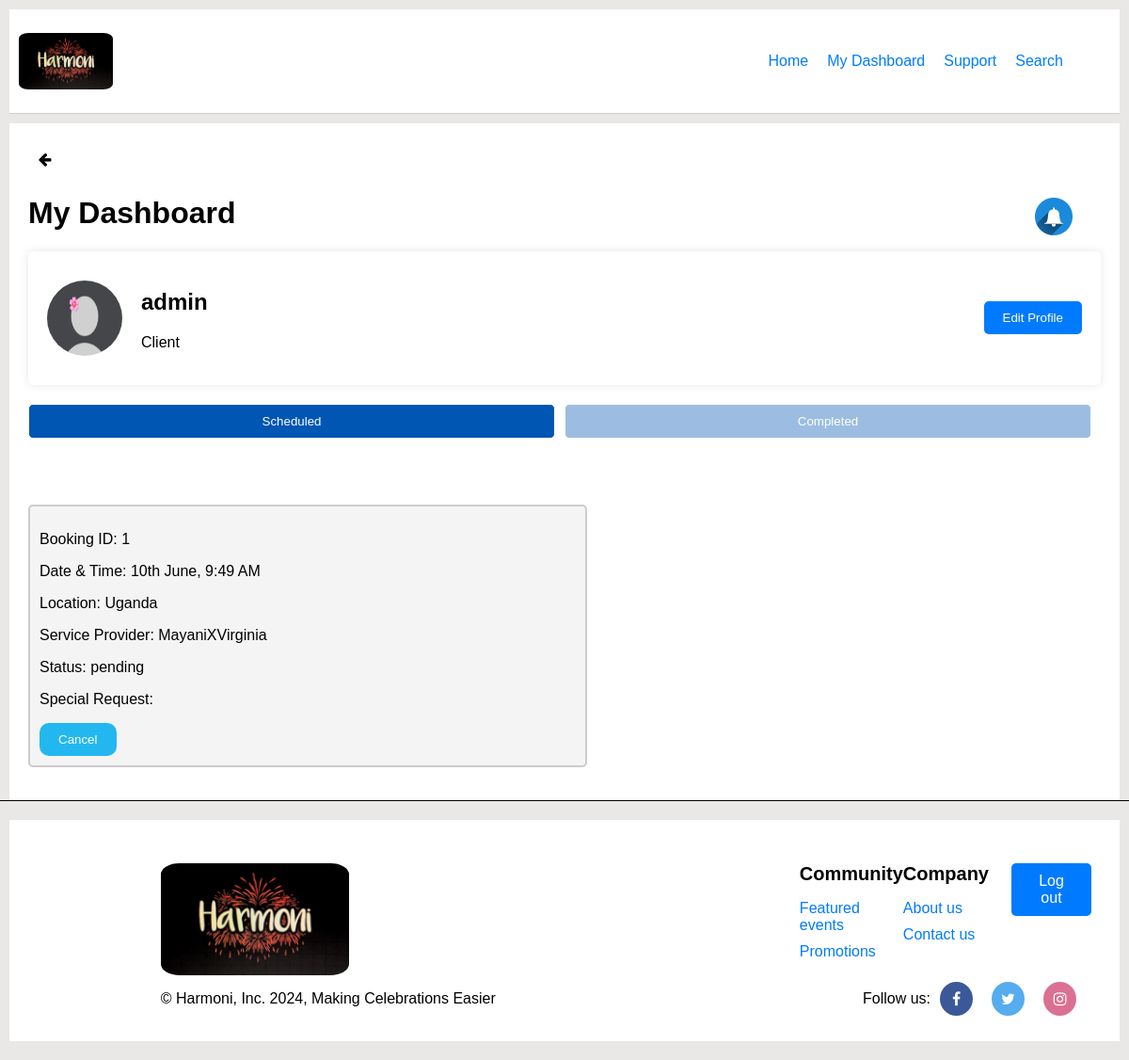
/client_dashboard/ (signed in), run on the app's committed database.
### harmoniconnect/models.py (models this page shows, shortened)
class Client(models.Model):
    user = models.OneToOneField(
        settings.AUTH_USER_MODEL, on_delete=models.CASCADE, related_name="client"
    )
    name = models.CharField(max_length=255, default="Client name")
    location = models.CharField(max_length=255, blank=True)

class CustomUser(AbstractUser):
    email = models.EmailField(unique=True)  # Added unique email field
    phone_number = models.CharField(max_length=15, blank=True, null=True)
    is_service_provider = models.BooleanField(default=False)

class Booking(models.Model):
    BOOKING_STATUS = [
        ("pending", "Pending"),
        ("confirmed", "Confirmed"),
        ("completed", "Completed"),
    ]
    client = models.ForeignKey(
        Client, on_delete=models.CASCADE, related_name="bookings"
    )
    service = models.ForeignKey(
        Service, on_delete=models.CASCADE, related_name="service"
    )
    booking_date = models.DateTimeField(db_index=True)
    status = models.CharField(max_length=20, choices=BOOKING_STATUS)
    special_request = models.TextField(
        blank=True, null=True
    )  # Assuming special_request is a free text field
    name = models.CharField(max_length=255)
    contact = models.CharField(max_length=255, default="000-000-0000")
    email = models.EmailField(default="default@example.com")
    location = models.CharField(max_length=255, default="Default Location")

class Service(models.Model):
    service_categories = [
        ("Dance", "Dance"),
        ("Music", "Music"),
        ("MC", "Master of Ceremonies"),
    ]
    name = models.CharField(max_length=255)
    provider = models.ForeignKey(
        settings.AUTH_USER_MODEL, on_delete=models.CASCADE, related_name="services"
    )
    location = models.CharField(max_length=255, default="")
    description = models.TextField()
    price = models.DecimalField(max_digits=10, decimal_places=2)
    category = models.CharField(max_length=50, choices=service_categories)

### harmoniconnect/views.py (the view, shortened to what this page needs)
# urls.py: path('client_dashboard/', views.client_dashboard, name='client_dashboard'),
@login_required
def client_dashboard(request):
    client = get_object_or_404(Client, user=request.user)
    scheduled_bookings = Booking.objects.filter(
        client=client, status__in=["pending", "confirmed"]
    )
    completed_bookings = Booking.objects.filter(client=client, status="completed")
    reviews = Review.objects.filter(  # noqa: F841
        booking__client=client
    )  # Assuming you want to fetch reviews for the client
    context = {
        "client": client,
        "scheduled_bookings": scheduled_bookings,
        "completed_bookings": completed_bookings,
    }
    return render(request, "client_dashboard.html", context)

### harmoniconnect/templates/client_dashboard.html (shortened to what this page needs)
<!DOCTYPE html>
<html lang="en">
{% load static %}
<head>
  <link rel="stylesheet" href="{% static 'css/client_dashboard.css' %}">
  <link rel="stylesheet" href="https://cdnjs.cloudflare.com/ajax/libs/font-awesome/4.7.0/css/font-awesome.min.css">
</head>
<body>
  <header class="main-header">
    <img src="{% static 'images/logo.jpg' %}" alt="Logo" class="logo" />
    <div class="container">
      <nav class="navigation">
        <ul>
          <li><a href="{% url 'home' %}">Home</a></li>
          <li><a href="{% url 'client_dashboard' %}">My Dashboard</a></li>
          <li><a href="{% url 'support' %}">Support</a></li>
          <li><a href="{% url 'search' %}">Search</a></li>
        </ul>
      </nav>
    </div>
  </header>
  <div class="container">
    <div>
      <a href="javascript:window.history.back();"><i class="fa fa-arrow-left"></i></a>
    </div>
    <div>
      <h1>My Dashboard</h1>
    </div>
    <div class="profile">
      <img src="{% static 'images/client.png' %}" alt="Profile Picture" width="80" height="80">
      <div>
        <h2>{{ client.user.username }}</h2>
        <p>Client</p>
      </div>
      <button>Edit Profile</button>
    </div>
    <div class="tab-container">
      <button class="tab-button active" onclick="openTab(event, 'Scheduled')">Scheduled</button>
      <button class="tab-button" onclick="openTab(event, 'Completed')">Completed</button>
    </div>
  <div class="notification-icon">
    <a href="{% url 'notifications' %}">
        <img src="{% static 'images/notify.PNG' %}" alt="Notifications">
    </a>
</div>
      </div>
    <div id="Scheduled" class="tab-content active">
      {% for booking in scheduled_bookings %}
      <div class="tab">
          <p>Booking ID: {{ booking.id }}</p>
          <p>Date & Time: {{ booking.booking_date|date:"jS F, g:i A" }}</p>
          <p>Location: {{ booking.location }}</p>
          <p>Service Provider: {{ booking.service.provider.username }}</p>
          <p>Status: {{ booking.status }}</p>
          <p>Special Request: {{ booking.special_request }}</p>
          <form method="post" action="{% url 'momo_payment' %}">
            <button class="button" type="submit" name="action" value="cancel_booking">Cancel</button>
          </form>
      </div>
      {% empty %}
      <p>No scheduled bookings.</p>
      {% endfor %}
    </div>
  <footer class="main-footer">
    <div class="container">
      <div class="upper-footer">
        <img src="{% static '/images/logo.jpg' %}" alt="Logo" class="footer-logo">
        <div class="footer-links">
          <div>
            <h4>Community</h4>
            <ul>
              <li><a href="#featured-events">Featured events</a></li>
              <li><a href="#promotions">Promotions</a></li>
            </ul>
          </div>
          <div>
            <h4>Company</h4>
            <ul>
              <li><a href="{% url 'about' %}">About us</a></li>
              <li><a href="#contact">Contact us</a></li>
            </ul>
          </div>
          <div class="footer-auth">
            {% if user.is_authenticated %}
            <a href="{% url 'logout' %}" class="button">Log out</a>
            {% else %}
            <a href="{% url 'login' %}" class="button">Log in</a>
            {% endif %}
          </div>
        </div>
      </div>
      <div class="social-media">
        <p>&copy; Harmoni, Inc. 2024, Making Celebrations Easier</p>
        <div class="social-links">
          <p>Follow us:</p>
          <a href="#" class="fa fa-facebook"></a>
          <a href="#" class="fa fa-twitter"></a>
          <a href="#" class="fa fa-instagram"></a>
        </div>
      </div>
    </div>
  </footer>
</body>
</html>

### data on the page
Client: user.username "admin"
Booking: id "1", booking_date "10th June, 9:49 AM", location "Uganda", service.provider.username "MayaniXVirginia", status "pending"
